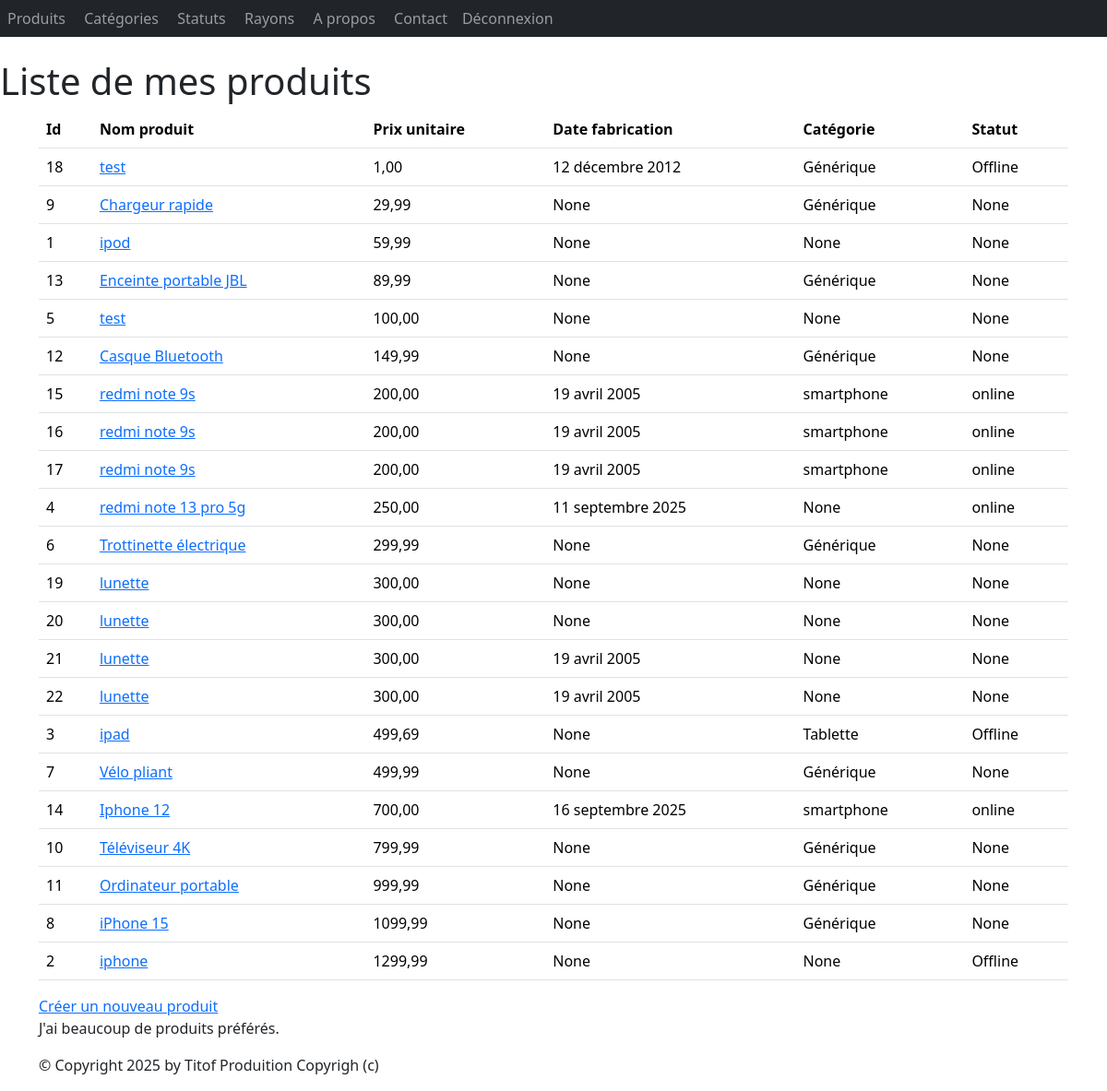
The app's page /monApp/produits/ (signed in) with its own data.
### monApp/models.py (models this page shows, shortened)
class Produit(models.Model):
    refProd = models.AutoField(primary_key=True)
    intituleProd = models.CharField(max_length=200)
    prixUnitaireProd = models.DecimalField(max_digits=10, decimal_places=2)
    categorie = models.ForeignKey(
        Categorie,
        on_delete=models.CASCADE,
        related_name="produits",
        null=True,
        blank=True
    )
    date_fabrication = models.DateField(null=True, blank=True)
    statut = models.ForeignKey(
        Statut,
        on_delete=models.CASCADE,
        null=True,
        blank=True
    )

class Categorie(models.Model):
    idCat = models.AutoField(primary_key=True)
    nomCat = models.CharField(max_length=100)
    def __str__(self):
        return self.nomCat

class Statut(models.Model):
    idStatut = models.AutoField(primary_key=True)
    libelle = models.CharField(max_length=100)
    def __str__(self):
        return self.libelle

### monApp/views.py (the view)
# urls.py: path("produits/", views.ProduitListView.as_view(),name="lst_prdts"),
class ProduitListView(ListView):
    model = Produit
    template_name = "monApp/list_produits.html"
    context_object_name = "prdts"
    def get_queryset(self ) :
        return Produit.objects.order_by("prixUnitaireProd")
    def get_context_data(self, **kwargs):
        context = super(ProduitListView, self).get_context_data(**kwargs)
        context['titremenu'] = "Liste de mes produits"
        return context

### monApp/templates/monApp/list_produits.html
{% extends 'monApp/base.html' %}
{% block menu %}
<h1> {{titremenu}}</h1>
{% endblock %}
{% block contenu %}
<table class="table">
    <thead>
        <th>Id</th>
        <th>Nom produit</th>
        <th>Prix unitaire</th>
        <th>Date fabrication</th>
        <th>Catégorie</th>
        <th>Statut</th>
    </thead>
    <tbody>
        {% for prdt in prdts %}
        <tr>
            <td>{{ prdt.refProd }} </td>
            <td><a href="{% url 'dtl_prdt' prdt.refProd %}">{{ prdt.intituleProd }}</a></td>
            <td>{{ prdt.prixUnitaireProd }} </td>
            <td>{{ prdt.date_fabrication }} </td>
            <td>{{ prdt.categorie }} </td>
            <td>{{ prdt.statut }} </td>
        </tr>
        {% endfor %}
    </tbody>
</table>
<a href="{% url 'crt_prdt' %}">Créer un nouveau produit</a>
<p>
    J'ai
    {% if prdts|length < 5 %} peu de {% elif prdts|length < 10 %} quelques {% else %} beaucoup de {% endif %} produits
        préférés. </p>
        {% endblock %}

### monApp/static/styles.css (style rules this page uses)
h1 { color: red }

### records on screen
Produit: refProd "18", intituleProd "test", prixUnitaireProd "1,00", date_fabrication "12 décembre 2012", categorie "Générique", statut "Offline"
Produit: refProd "9", intituleProd "Chargeur rapide", prixUnitaireProd "29,99", date_fabrication "None", categorie "Générique", statut "None"
Produit: refProd "1", intituleProd "ipod", prixUnitaireProd "59,99", date_fabrication "None", categorie "None", statut "None"
Produit: refProd "13", intituleProd "Enceinte portable JBL", prixUnitaireProd "89,99", date_fabrication "None", categorie "Générique", statut "None"
Produit: refProd "5", intituleProd "test", prixUnitaireProd "100,00", date_fabrication "None", categorie "None", statut "None"
Produit: refProd "12", intituleProd "Casque Bluetooth", prixUnitaireProd "149,99", date_fabrication "None", categorie "Générique", statut "None"
Produit: refProd "15", intituleProd "redmi note 9s", prixUnitaireProd "200,00", date_fabrication "19 avril 2005", categorie "smartphone", statut "online"
Produit: refProd "16", intituleProd "redmi note 9s", prixUnitaireProd "200,00", date_fabrication "19 avril 2005", categorie "smartphone", statut "online"
Produit: refProd "17", intituleProd "redmi note 9s", prixUnitaireProd "200,00", date_fabrication "19 avril 2005", categorie "smartphone", statut "online"
Produit: refProd "4", intituleProd "redmi note 13 pro 5g", prixUnitaireProd "250,00", date_fabrication "11 septembre 2025", categorie "None", statut "online"
Produit: refProd "6", intituleProd "Trottinette électrique", prixUnitaireProd "299,99", date_fabrication "None", categorie "Générique", statut "None"
Produit: refProd "19", intituleProd "lunette", prixUnitaireProd "300,00", date_fabrication "None", categorie "None", statut "None"
Produit: refProd "20", intituleProd "lunette", prixUnitaireProd "300,00", date_fabrication "None", categorie "None", statut "None"
Produit: refProd "21", intituleProd "lunette", prixUnitaireProd "300,00", date_fabrication "19 avril 2005", categorie "None", statut "None"
Produit: refProd "22", intituleProd "lunette", prixUnitaireProd "300,00", date_fabrication "19 avril 2005", categorie "None", statut "None"
Produit: refProd "3", intituleProd "ipad", prixUnitaireProd "499,69", date_fabrication "None", categorie "Tablette", statut "Offline"
Produit: refProd "7", intituleProd "Vélo pliant", prixUnitaireProd "499,99", date_fabrication "None", categorie "Générique", statut "None"
Produit: refProd "14", intituleProd "Iphone 12", prixUnitaireProd "700,00", date_fabrication "16 septembre 2025", categorie "smartphone", statut "online"
Produit: refProd "10", intituleProd "Téléviseur 4K", prixUnitaireProd "799,99", date_fabrication "None", categorie "Générique", statut "None"
Produit: refProd "11", intituleProd "Ordinateur portable", prixUnitaireProd "999,99", date_fabrication "None", categorie "Générique", statut "None"
Produit: refProd "8", intituleProd "iPhone 15", prixUnitaireProd "1099,99", date_fabrication "None", categorie "Générique", statut "None"
Produit: refProd "2", intituleProd "iphone", prixUnitaireProd "1299,99", date_fabrication "None", categorie "None", statut "Offline"

### other values on screen
{{ titremenu }} "Liste de mes produits"
